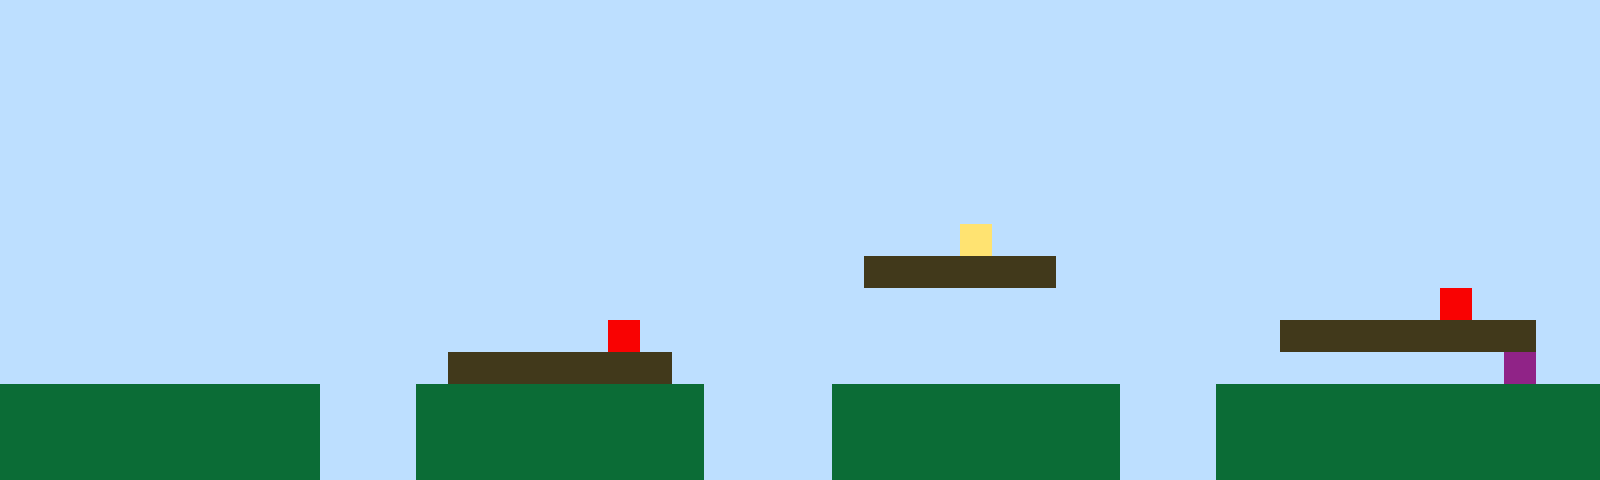

This is a level from a 2D game, rendered from its Tiled map with the project's own tilesets. A one-line summary and the complete map file follow:
An orthogonal 50x15 tile map with 32x32 px tiles, 1 tile layer (Tile Layer 1).

<map version="1.10" tiledversion="1.11.2" orientation="orthogonal" renderorder="right-up" width="50" height="15" tilewidth="32" tileheight="32" infinite="0" nextlayerid="2" nextobjectid="1"><editorsettings><export target="map1.csv" format="csv" /></editorsettings><tileset firstgid="1" name="sprites" tilewidth="32" tileheight="32" tilecount="6" columns="3"><image source="sprites.png" width="96" height="64" /></tileset><layer id="1" name="Tile Layer 1" width="50" height="15"><data encoding="csv">1,1,1,1,1,1,1,1,1,1,1,1,1,1,1,1,1,1,1,1,1,1,1,1,1,1,1,1,1,1,1,1,1,1,1,1,1,1,1,1,1,1,1,1,1,1,1,1,1,1,1,1,1,1,1,1,1,1,1,1,1,1,1,1,1,1,1,1,1,1,1,1,1,1,1,1,1,1,1,1,1,1,1,1,1,1,1,1,1,1,1,1,1,1,1,1,1,1,1,1,1,1,1,1,1,1,1,1,1,1,1,1,1,1,1,1,1,1,1,1,1,1,1,1,1,1,1,1,1,1,1,1,1,1,1,1,1,1,1,1,1,1,1,1,1,1,1,1,1,1,1,1,1,1,1,1,1,1,1,1,1,1,1,1,1,1,1,1,1,1,1,1,1,1,1,1,1,1,1,1,1,1,1,1,1,1,1,1,1,1,1,1,1,1,1,1,1,1,1,1,1,1,1,1,1,1,1,1,1,1,1,1,1,1,1,1,1,1,1,1,1,1,1,1,1,1,1,1,1,1,1,1,1,1,1,1,1,1,1,1,1,1,1,1,1,1,1,1,1,1,1,1,1,1,1,1,1,1,1,1,1,1,1,1,1,1,1,1,1,1,1,1,1,1,1,1,1,1,1,1,1,1,1,1,1,1,1,1,1,1,1,1,1,1,1,1,1,1,1,1,1,1,1,1,1,1,1,1,1,1,1,1,1,1,1,1,1,1,1,1,1,1,1,1,1,1,1,1,1,1,1,1,1,1,1,1,1,1,1,1,1,1,1,1,1,1,1,1,1,1,1,1,1,1,1,1,1,1,1,1,1,1,1,1,1,1,1,1,1,1,1,1,1,1,1,1,1,1,1,1,4,1,1,1,1,1,1,1,1,1,1,1,1,1,1,1,1,1,1,1,1,1,1,1,1,1,1,1,1,1,1,1,1,1,1,1,1,1,1,1,1,1,1,1,1,1,1,3,3,3,3,3,3,1,1,1,1,1,1,1,1,1,1,1,1,1,1,1,1,1,1,1,1,1,1,1,1,1,1,1,1,1,1,1,1,1,1,1,1,1,1,1,1,1,1,1,1,1,1,1,1,1,1,1,1,1,1,1,1,1,1,1,1,1,1,5,1,1,1,1,1,1,1,1,1,1,1,1,1,1,1,1,1,1,1,1,1,1,1,5,1,1,1,1,1,1,1,1,1,1,1,1,1,1,1,1,1,1,1,1,3,3,3,3,3,3,3,3,1,1,1,1,1,1,1,1,1,1,1,1,1,1,1,1,3,3,3,3,3,3,3,1,1,1,1,1,1,1,1,1,1,1,1,1,1,1,1,1,1,1,1,1,1,1,1,1,1,6,1,1,2,2,2,2,2,2,2,2,2,2,1,1,1,2,2,2,2,2,2,2,2,2,1,1,1,1,2,2,2,2,2,2,2,2,2,1,1,1,2,2,2,2,2,2,2,2,2,2,2,2,2,2,2,2,2,2,2,2,2,2,1,1,1,2,2,2,2,2,2,2,2,2,1,1,1,1,2,2,2,2,2,2,2,2,2,1,1,1,2,2,2,2,2,2,2,2,2,2,2,2,2,2,2,2,2,2,2,2,2,2,1,1,1,2,2,2,2,2,2,2,2,2,1,1,1,1,2,2,2,2,2,2,2,2,2,1,1,1,2,2,2,2,2,2,2,2,2,2,2,2</data></layer></map>
